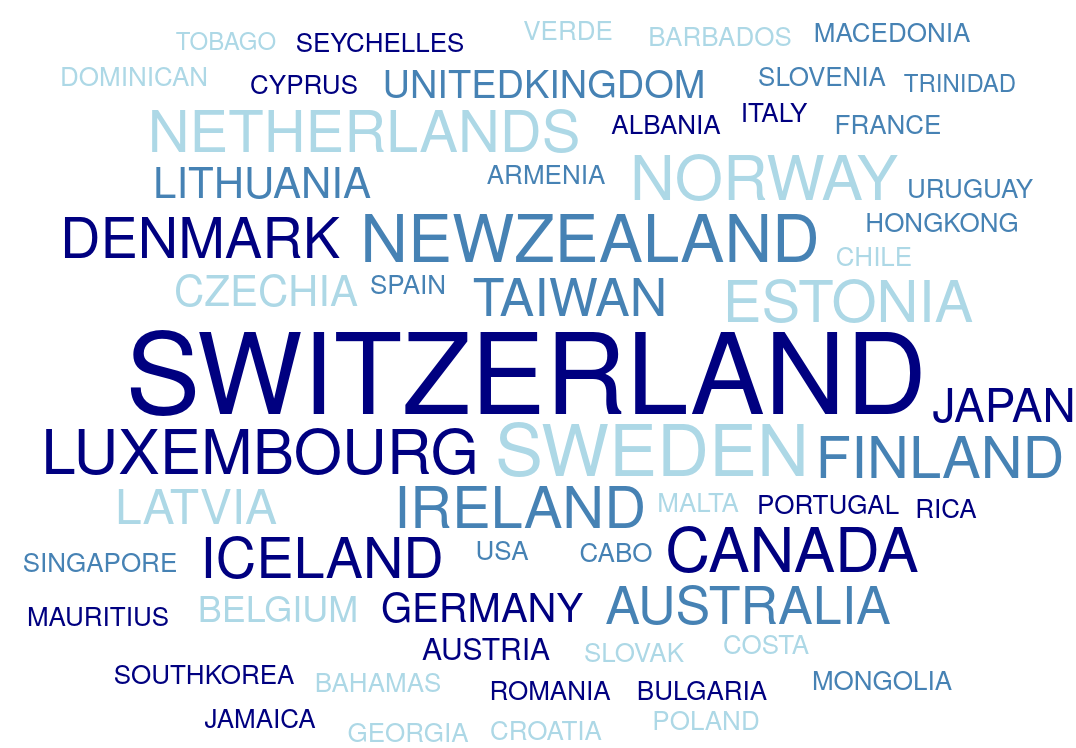

The specification (Vega-Lite) saved for this image:
### Vega specification from a JSON file in a GitHub repository (floating-point values rounded to 4 significant figures)
{"$schema": "https://vega.github.io/schema/vega/v5.json", "description": "A word cloud visualization depicting Vega research paper abstracts.", "width": 400, "height": 300, "padding": 0, "data": [{"name": "table", "values": ["Switzerland Switzerland Switzerland Switzerland Switzerland Switzerland Switzerland Switzerland Switzerland Switzerland Switzerland Switzerland Switzerland Switzerland Switzerland Switzerland Switzerland Switzerland Switzerland Switzerland Switzerland Switzerland Switzerland Switzerland Switzerland Switzerland Switzerland Switzerland Switzerland Switzerland Switzerland Switzerland Switzerland Switzerland Switzerland Switzerland Switzerland Switzerland Switzerland Switzerland Switzerland Switzerland Switzerland Switzerland Switzerland Switzerland Switzerland Switzerland Switzerland Switzerland Switzerland Switzerland Switzerland Switzerland Switzerland Switzerland Switzerland Switzerland Switzerland Switzerland Switzerland Switzerland Switzerland Switzerland Switzerland Switzerland Switzerland Switzerland Switzerland Switzerland Switzerland Switzerland Switzerland Switzerland Switzerland Switzerland Switzerland Switzerland Switzerland Switzerland Switzerland NewZealand NewZealand NewZealand NewZealand NewZealand NewZealand NewZealand NewZealand NewZealand NewZealand NewZealand NewZealand NewZealand NewZealand NewZealand NewZealand NewZealand NewZealand NewZealand NewZealand NewZealand NewZealand NewZealand NewZealand NewZealand NewZealand NewZealand Estonia Estonia Estonia Estonia Estonia Estonia Estonia Estonia Estonia Estonia Estonia Estonia Estonia Estonia Estonia Estonia Estonia Estonia Estonia Estonia Denmark Denmark Denmark Denmark Denmark Denmark Denmark Denmark Denmark Denmark Denmark Denmark Denmark Denmark Denmark Denmark Denmark Denmark Ireland Ireland Ireland Ireland Ireland Ireland Ireland Ireland Ireland Ireland Ireland Ireland Ireland Ireland Ireland Ireland Ireland Ireland Ireland Sweden Sweden Sweden Sweden Sweden Sweden Sweden Sweden Sweden Sweden Sweden Sweden Sweden Sweden Sweden Sweden Sweden Sweden Sweden Sweden Sweden Sweden Sweden Sweden Sweden Sweden Sweden Sweden Sweden Sweden Sweden Iceland Iceland Iceland Iceland Iceland Iceland Iceland Iceland Iceland Iceland Iceland Iceland Iceland Iceland Iceland Iceland Iceland Iceland Finland Finland Finland Finland Finland Finland Finland Finland Finland Finland Finland Finland Finland Finland Finland Finland Finland Finland Finland Netherlands Netherlands Netherlands Netherlands Netherlands Netherlands Netherlands Netherlands Netherlands Netherlands Netherlands Netherlands Netherlands Netherlands Netherlands Netherlands Netherlands Netherlands Netherlands Luxembourg Luxembourg Luxembourg Luxembourg Luxembourg Luxembourg Luxembourg Luxembourg Luxembourg Luxembourg Luxembourg Luxembourg Luxembourg Luxembourg Luxembourg Luxembourg Luxembourg Luxembourg Luxembourg Luxembourg Luxembourg Luxembourg Australia Australia Australia Australia Australia Australia Australia Australia Australia Australia Australia Australia Australia Australia Australia Australia Norway Norway Norway Norway Norway Norway Norway Norway Norway Norway Norway Norway Norway Norway Norway Norway Norway Norway Norway Norway Norway Norway Canada Canada Canada Canada Canada Canada Canada Canada Canada Canada Canada Canada Canada Canada Canada Canada Canada Canada Canada Canada Canada Canada Taiwan Taiwan Taiwan Taiwan Taiwan Taiwan Taiwan Taiwan Taiwan Taiwan Taiwan Taiwan Taiwan Taiwan Taiwan Taiwan Latvia Latvia Latvia Latvia Latvia Latvia Latvia Latvia Latvia Latvia Latvia Latvia Latvia Japan Japan Japan Japan Japan Japan Japan Japan Japan Japan Japan Japan Lithuania Lithuania Lithuania Lithuania Lithuania Lithuania Lithuania Lithuania Lithuania Czechia Czechia Czechia Czechia Czechia Czechia Czechia Czechia Czechia Germany Germany Germany Germany Germany Germany Germany Germany UnitedKingdom UnitedKingdom UnitedKingdom UnitedKingdom UnitedKingdom UnitedKingdom UnitedKingdom Belgium Belgium Belgium Belgium Belgium Belgium Austria Austria Austria Austria USA USA USA Malta Malta Malta Portugal Portugal Portugal Armenia Armenia Armenia Bahamas Bahamas Bahamas Cyprus Cyprus Cyprus Cabo Verde Cabo Verde Cabo Verde SouthKorea SouthKorea SouthKorea Spain Spain Spain Chile Chile Chile Italy Italy Italy HongKong HongKong HongKong Costa Rica Costa Rica Costa Rica Uruguay Uruguay Uruguay Slovak Republic Slovak Republic Slovak Republic Romania Romania Romania Slovenia Slovenia Slovenia Croatia Croatia Croatia Bulgaria Bulgaria Bulgaria France France France Georgia Georgia Georgia Seychelles Seychelles Seychelles Singapore Singapore Singapore Barbados Barbados Barbados Albania Albania Albania Macedonia Macedonia Macedonia Poland Poland Poland Mauritius Mauritius Mauritius Mongolia Mongolia Mongolia Dominican Republic Dominican Republic Dominican Republic Jamaica Jamaica Jamaica Trinidad and Tobago Trinidad and Tobago"], "transform": [{"type": "countpattern", "field": "data", "case": "upper", "pattern": "[\\w']{3,}", "stopwords": "(the|and|,|Republic)"}, {"type": "formula", "as": "weight", "expr": "if(datum.count >= '150', 1000, 200)"}]}], "scales": [{"name": "color", "type": "ordinal", "domain": {"data": "table", "field": "text"}, "range": ["#000080", "#4682B4", "#ADD8E6"]}], "marks": [{"type": "text", "from": {"data": "table"}, "encode": {"enter": {"text": {"field": "text"}, "align": {"value": "center"}, "baseline": {"value": "alphabetic"}, "fill": {"scale": "color", "field": "text"}}, "update": {"fillOpacity": {"value": 1}}, "hover": {"fillOpacity": {"value": 0.5}}}, "transform": [{"type": "wordcloud", "size": [550, 400], "text": {"field": "text"}, "font": "Helvetica Neue, Arial", "fontSize": {"field": "datum.count"}, "fontWeight": {"field": "datum.weight"}, "fontSizeRange": [12, 56], "padding": 2}]}]}
